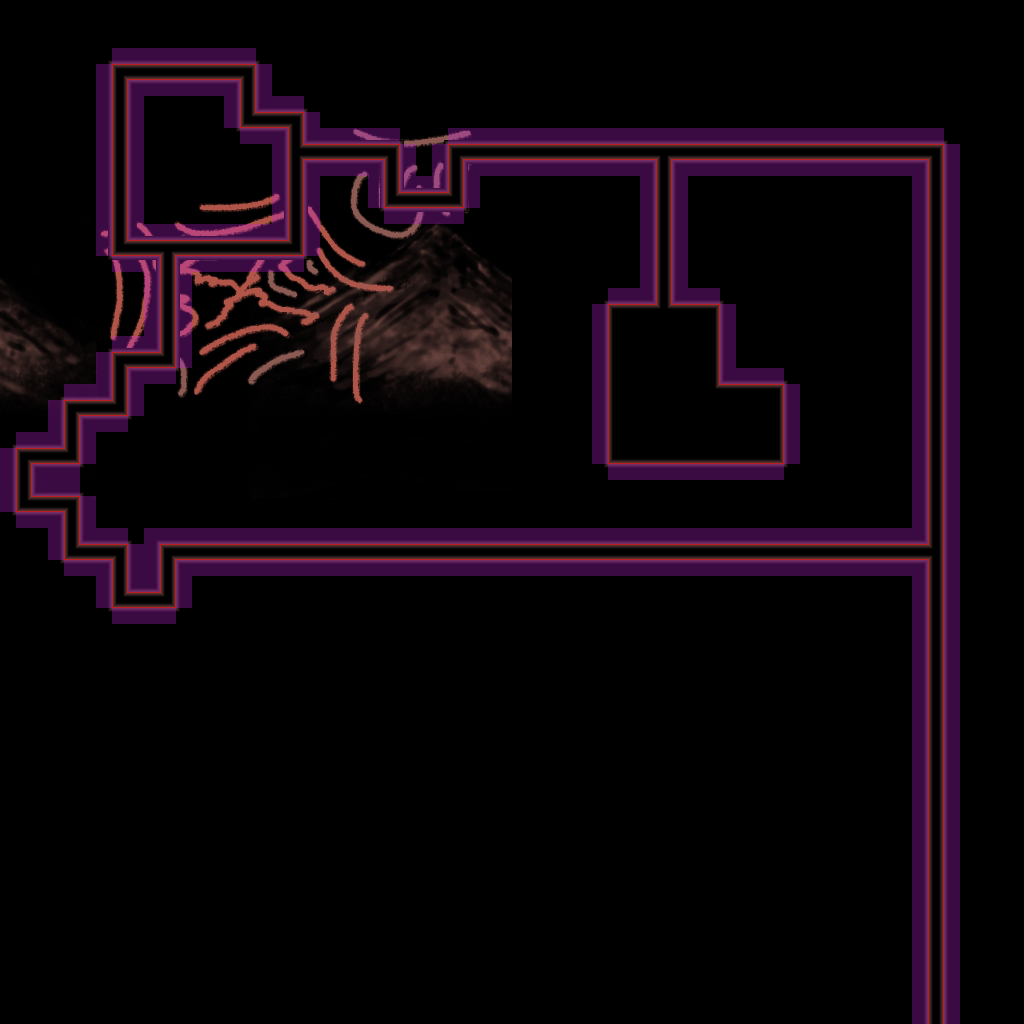

Tiled map render using the project's own tile images. Description and the map definition, with tile-layer contents summarised, below:
An orthogonal 64x64 tile map with 16x16 px tiles, 2 tile layers (Tile Layer 1, Collision), 1 image layer and 22 objects.

<map version="1.5" tiledversion="1.7.2" orientation="orthogonal" renderorder="right-down" width="64" height="64" tilewidth="16" tileheight="16" infinite="0" nextlayerid="5" nextobjectid="29">
 <properties>
  <property name="walkableBackground" type="bool" value="true" />
 </properties>
 <tileset firstgid="1" source="neon.tsx" />
 <imagelayer id="3" name="background">
  <image source="../Graphics/Image/neon_space_mountain.png" width="512" height="512" />
  <properties>
   <property name="looping" type="bool" value="true" />
   <property name="parallaxX" type="float" value="0.5" />
   <property name="parallaxY" type="float" value="0.5" />
  </properties>
 </imagelayer>
 <layer id="1" name="Tile Layer 1" width="64" height="64">
  <data>[4096 cells, 850 non-empty, 86 distinct tile ids]</data>
 </layer>
 <objectgroup id="4" name="Entities">
  <object id="1" x="534.667" y="216.667">
   <properties>
    <property name="npc" type="bool" value="true" />
    <property name="npcType" value="NeonTendril" />
   </properties>
   <point />
  </object>
  <object id="2" x="552.667" y="218">
   <properties>
    <property name="npc" type="bool" value="true" />
    <property name="npcType" value="NeonTendril" />
   </properties>
   <point />
  </object>
  <object id="3" x="567.333" y="235.333">
   <properties>
    <property name="npc" type="bool" value="true" />
    <property name="npcType" value="NeonTendril" />
   </properties>
   <point />
  </object>
  <object id="4" x="551.333" y="250">
   <properties>
    <property name="npc" type="bool" value="true" />
    <property name="npcType" value="NeonTendril" />
   </properties>
   <point />
  </object>
  <object id="5" x="535.333" y="250.667">
   <properties>
    <property name="npc" type="bool" value="true" />
    <property name="npcType" value="NeonTendril" />
   </properties>
   <point />
  </object>
  <object id="6" x="516.667" y="233.333">
   <properties>
    <property name="npc" type="bool" value="true" />
    <property name="npcType" value="NeonTendril" />
   </properties>
   <point />
  </object>
  <object id="7" x="518.667" y="461.334">
   <properties>
    <property name="npc" type="bool" value="true" />
    <property name="npcType" value="NeonTendril" />
   </properties>
   <point />
  </object>
  <object id="8" x="536.667" y="462.667">
   <properties>
    <property name="npc" type="bool" value="true" />
    <property name="npcType" value="NeonTendril" />
   </properties>
   <point />
  </object>
  <object id="9" x="551.333" y="491.333">
   <properties>
    <property name="npc" type="bool" value="true" />
    <property name="npcType" value="NeonTendril" />
   </properties>
   <point />
  </object>
  <object id="10" x="535.333" y="506">
   <properties>
    <property name="npc" type="bool" value="true" />
    <property name="npcType" value="NeonTendril" />
   </properties>
   <point />
  </object>
  <object id="11" x="519.333" y="506.667">
   <properties>
    <property name="npc" type="bool" value="true" />
    <property name="npcType" value="NeonTendril" />
   </properties>
   <point />
  </object>
  <object id="12" x="500.667" y="489.333">
   <properties>
    <property name="npc" type="bool" value="true" />
    <property name="npcType" value="NeonTendril" />
   </properties>
   <point />
  </object>
  <object id="19" x="500.667" y="471.333">
   <properties>
    <property name="npc" type="bool" value="true" />
    <property name="npcType" value="NeonTendril" />
   </properties>
   <point />
  </object>
  <object id="20" x="551.333" y="474.667">
   <properties>
    <property name="npc" type="bool" value="true" />
    <property name="npcType" value="NeonTendril" />
   </properties>
   <point />
  </object>
  <object id="21" x="854.667" y="301.334">
   <properties>
    <property name="npc" type="bool" value="true" />
    <property name="npcType" value="NeonTendril" />
   </properties>
   <point />
  </object>
  <object id="22" x="872.667" y="300">
   <properties>
    <property name="npc" type="bool" value="true" />
    <property name="npcType" value="NeonTendril" />
   </properties>
   <point />
  </object>
  <object id="23" x="887.333" y="331.333">
   <properties>
    <property name="npc" type="bool" value="true" />
    <property name="npcType" value="NeonTendril" />
   </properties>
   <point />
  </object>
  <object id="24" x="888" y="346">
   <properties>
    <property name="npc" type="bool" value="true" />
    <property name="npcType" value="NeonTendril" />
   </properties>
   <point />
  </object>
  <object id="25" x="888.667" y="364">
   <properties>
    <property name="npc" type="bool" value="true" />
    <property name="npcType" value="NeonTendril" />
   </properties>
   <point />
  </object>
  <object id="26" x="836.667" y="329.333">
   <properties>
    <property name="npc" type="bool" value="true" />
    <property name="npcType" value="NeonTendril" />
   </properties>
   <point />
  </object>
  <object id="27" x="836.667" y="311.333">
   <properties>
    <property name="npc" type="bool" value="true" />
    <property name="npcType" value="NeonTendril" />
   </properties>
   <point />
  </object>
  <object id="28" x="887.333" y="314.667">
   <properties>
    <property name="npc" type="bool" value="true" />
    <property name="npcType" value="NeonTendril" />
   </properties>
   <point />
  </object>
 </objectgroup>
 <layer id="2" name="Collision" width="64" height="64" opacity="0.29">
  <properties>
   <property name="noDraw" type="bool" value="true" />
  </properties>
  <data>[4096 cells, 489 non-empty, 1 distinct tile ids]</data>
 </layer>
</map>
